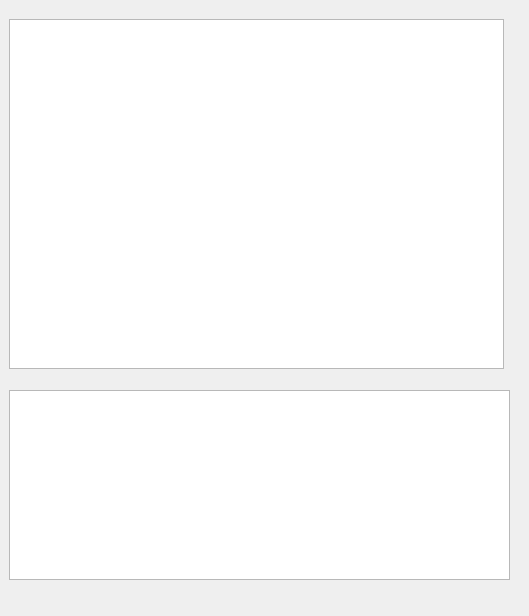
<?xml version="1.0" encoding="UTF-8"?>
<ui version="4.0">
 <class>DockWidget</class>
 <widget class="QDockWidget" name="DockWidget">
  <property name="geometry">
   <rect>
    <x>0</x>
    <y>0</y>
    <width>529</width>
    <height>616</height>
   </rect>
  </property>
  <property name="windowTitle">
   <string>DockWidget</string>
  </property>
  <widget class="QWidget" name="dockWidgetContents">
   <property name="sizePolicy">
    <sizepolicy hsizetype="MinimumExpanding" vsizetype="MinimumExpanding">
     <horstretch>0</horstretch>
     <verstretch>0</verstretch>
    </sizepolicy>
   </property>
   <widget class="QWidget" name="verticalLayoutWidget">
    <property name="geometry">
     <rect>
      <x>9</x>
      <y>9</y>
      <width>501</width>
      <height>581</height>
     </rect>
    </property>
    <layout class="QVBoxLayout" name="verticalLayout">
     <property name="sizeConstraint">
      <enum>QLayout::SetNoConstraint</enum>
     </property>
     <property name="topMargin">
      <number>10</number>
     </property>
     <property name="bottomMargin">
      <number>10</number>
     </property>
     <item>
      <layout class="QHBoxLayout" name="horizontalLayout">
       <property name="sizeConstraint">
        <enum>QLayout::SetNoConstraint</enum>
       </property>
       <property name="topMargin">
        <number>0</number>
       </property>
       <property name="rightMargin">
        <number>0</number>
       </property>
       <property name="bottomMargin">
        <number>0</number>
       </property>
       <item>
        <widget class="ScanPlotWidget" name="image_widget">
         <property name="minimumSize">
          <size>
           <width>0</width>
           <height>350</height>
          </size>
         </property>
        </widget>
       </item>
       <item>
        <widget class="ColorbarWidget" name="colorbar" native="true"/>
       </item>
      </layout>
     </item>
     <item>
      <layout class="QHBoxLayout" name="dataCorrLayout">
       <property name="topMargin">
        <number>10</number>
       </property>
       <property name="bottomMargin">
        <number>5</number>
       </property>
      </layout>
     </item>
     <item>
      <widget class="PlotWidgetModified" name="scanlineView"/>
     </item>
    </layout>
   </widget>
  </widget>
 </widget>
 <customwidgets>
  <customwidget>
   <class>PlotWidgetModified</class>
   <extends>QGraphicsView</extends>
   <header>qtwidgets.plotwidget_modified.h</header>
  </customwidget>
  <customwidget>
   <class>ScanPlotWidget</class>
   <extends>QGraphicsView</extends>
   <header>qtwidgets.scanwidget.scanplotwidget.h</header>
  </customwidget>
  <customwidget>
   <class>ColorbarWidget</class>
   <extends>QWidget</extends>
   <header>qtwidgets.colorbar.colorbar.h</header>
   <container>1</container>
  </customwidget>
 </customwidgets>
 <resources/>
 <connections/>
</ui>
